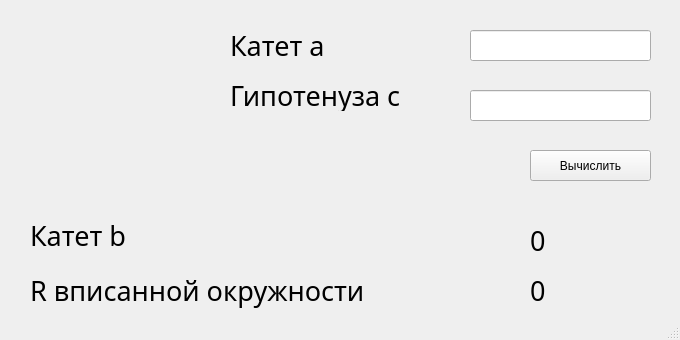
<?xml version="1.0" encoding="UTF-8"?>
<ui version="4.0">
 <class>MainWindow</class>
 <widget class="QMainWindow" name="MainWindow">
  <property name="geometry">
   <rect>
    <x>0</x>
    <y>0</y>
    <width>680</width>
    <height>340</height>
   </rect>
  </property>
  <property name="minimumSize">
   <size>
    <width>680</width>
    <height>340</height>
   </size>
  </property>
  <property name="maximumSize">
   <size>
    <width>680</width>
    <height>340</height>
   </size>
  </property>
  <property name="windowTitle">
   <string>Прямоугольный треугольник</string>
  </property>
  <property name="windowIcon">
   <iconset>
    <normaloff>right_triangle.png</normaloff>right_triangle.png</iconset>
  </property>
  <widget class="QWidget" name="centralwidget">
   <widget class="QLineEdit" name="lineEdit_firstCathetus">
    <property name="geometry">
     <rect>
      <x>470</x>
      <y>30</y>
      <width>181</width>
      <height>31</height>
     </rect>
    </property>
   </widget>
   <widget class="QLineEdit" name="lineEdit_hypotenuse">
    <property name="geometry">
     <rect>
      <x>470</x>
      <y>90</y>
      <width>181</width>
      <height>31</height>
     </rect>
    </property>
   </widget>
   <widget class="QPushButton" name="pushButton_calc">
    <property name="geometry">
     <rect>
      <x>530</x>
      <y>150</y>
      <width>121</width>
      <height>31</height>
     </rect>
    </property>
    <property name="text">
     <string>Вычислить</string>
    </property>
   </widget>
   <widget class="QLabel" name="label_firstCathetus">
    <property name="geometry">
     <rect>
      <x>230</x>
      <y>30</y>
      <width>121</width>
      <height>31</height>
     </rect>
    </property>
    <property name="font">
     <font>
      <family>Helvetica Light</family>
      <pointsize>20</pointsize>
     </font>
    </property>
    <property name="text">
     <string>Катет a</string>
    </property>
   </widget>
   <widget class="QLabel" name="label_hypotenuse">
    <property name="geometry">
     <rect>
      <x>230</x>
      <y>80</y>
      <width>201</width>
      <height>31</height>
     </rect>
    </property>
    <property name="font">
     <font>
      <family>Helvetica Light</family>
      <pointsize>20</pointsize>
     </font>
    </property>
    <property name="text">
     <string>Гипотенуза c</string>
    </property>
   </widget>
   <widget class="QLabel" name="label_secondCathetus">
    <property name="geometry">
     <rect>
      <x>30</x>
      <y>220</y>
      <width>161</width>
      <height>31</height>
     </rect>
    </property>
    <property name="font">
     <font>
      <family>Helvetica Light</family>
      <pointsize>20</pointsize>
     </font>
    </property>
    <property name="text">
     <string>Катет b</string>
    </property>
   </widget>
   <widget class="QLabel" name="label_radius">
    <property name="geometry">
     <rect>
      <x>30</x>
      <y>260</y>
      <width>421</width>
      <height>61</height>
     </rect>
    </property>
    <property name="font">
     <font>
      <family>Helvetica Light</family>
      <pointsize>20</pointsize>
     </font>
    </property>
    <property name="text">
     <string>&lt;html&gt;&lt;head/&gt;&lt;body&gt;&lt;p&gt;R вписанной окружности&lt;/p&gt;&lt;/body&gt;&lt;/html&gt;</string>
    </property>
   </widget>
   <widget class="QLabel" name="label">
    <property name="geometry">
     <rect>
      <x>10</x>
      <y>20</y>
      <width>191</width>
      <height>171</height>
     </rect>
    </property>
    <property name="text">
     <string/>
    </property>
    <property name="pixmap">
     <pixmap>right_triangle.png</pixmap>
    </property>
    <property name="scaledContents">
     <bool>true</bool>
    </property>
   </widget>
   <widget class="QLabel" name="label_resultR">
    <property name="geometry">
     <rect>
      <x>530</x>
      <y>270</y>
      <width>121</width>
      <height>41</height>
     </rect>
    </property>
    <property name="font">
     <font>
      <family>Helvetica Light</family>
      <pointsize>20</pointsize>
     </font>
    </property>
    <property name="text">
     <string>&lt;html&gt;&lt;head/&gt;&lt;body&gt;&lt;p&gt;0&lt;/p&gt;&lt;/body&gt;&lt;/html&gt;</string>
    </property>
   </widget>
   <widget class="QLabel" name="label_resultB">
    <property name="geometry">
     <rect>
      <x>530</x>
      <y>220</y>
      <width>121</width>
      <height>41</height>
     </rect>
    </property>
    <property name="font">
     <font>
      <family>Helvetica Light</family>
      <pointsize>20</pointsize>
     </font>
    </property>
    <property name="text">
     <string>&lt;html&gt;&lt;head/&gt;&lt;body&gt;&lt;p&gt;0&lt;/p&gt;&lt;/body&gt;&lt;/html&gt;</string>
    </property>
   </widget>
  </widget>
  <widget class="QMenuBar" name="menubar">
   <property name="geometry">
    <rect>
     <x>0</x>
     <y>0</y>
     <width>680</width>
     <height>26</height>
    </rect>
   </property>
  </widget>
  <widget class="QStatusBar" name="statusbar"/>
 </widget>
 <resources/>
 <connections/>
</ui>
